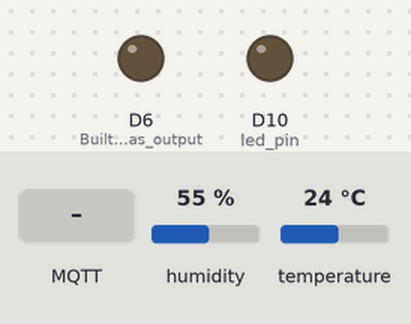
A sketch run on a simulated Arduino MKR. Shown: output pins drawn as LEDs (lit = HIGH). The test bench sets the inputs (shaded band); at power-on: humidity 55 %, temperature 24 °C. WiFi joins after 1.5 s; servers stay silent unless stated; no MQTT or app messages arrive unless stated; what the sketch prints to the serial monitor is not drawn.

Above: at 7.7 s.
7.8 s: MQTT message "ON" arrives on the first subscribed topic
At 9.0 s:
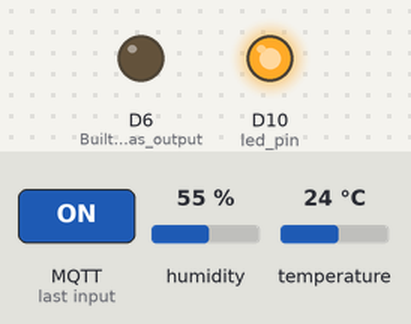
9.3 s: MQTT message "1" arrives on the first subscribed topic
At 10.2 s:
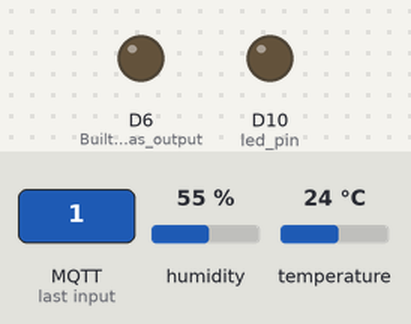
Timing chart, 0 to 12.3 s (numbered marks = the images above; inputs shaded):
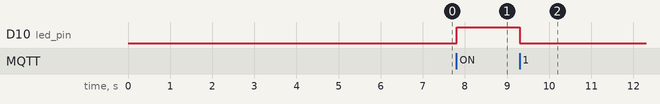

Measured:
- after the input at 7.8 s, D10 (led_pin): LOW → HIGH at once
- after the input at 9.3 s, D10 (led_pin): HIGH → LOW at once

The sketch:

Arduino_2.ino
```cpp
#include <SPI.h>
#include <ArduinoMqttClient.h>
#include <WiFiNINA.h>
#include <ArduinoBLE.h>
#include <Arduino_JSON.h>
#include "DHT.h"
#define DHTPIN 2
#define DHTTYPE DHT11
DHT dht(DHTPIN, DHTTYPE); //Pin connected to and type of DHT used

#include "wifi_cred.h"

WiFiClient wifiClient;
MqttClient mqttClient(wifiClient);
JSONVar tempObject;
BLECharacteristic pirCharacteristic;

///////please enter your sensitive data in the Secret tab/arduino_secrets.h
char ssid[] = SECRET_SSID;        // your network SSID (name)
char pass[] = SECRET_PASS;    // your network password (use for WPA, or use as key for WEP)
int status = WL_IDLE_STATUS;     // the WiFi radio's status
const int led_pin = 10; //LED device on pin 10
const char broker[] = "10.13.122.148"; // Address of the MQTT broker
const int  port     = 1883;
const char topic_status[] = "ToArduino/temp";
const char topic_temp[] = "ToArduino/temp_set";
const char topic_pir[] = "FromArduino/pir";
const char topic1[] = "ToHost/temp";
String msg = "";
int count =0;
int led_state = 0;
float set_temp = 27.0;  //Threshold Temperature
const long interval = 2000;
const long mqtt_check = 10000*12;
unsigned long previousMillis = 0;
unsigned long previousMillis1 = 0;
unsigned long previousMillis2 =0;
int mqtt_status;
int ble_status;
const int subscribeQos = 1; //QoS of the MQTT subscriber

void setup() {
  //Initialize serial and wait for port to open:
  Serial.begin(9600);
  //Both the arduino are tested without connecting to PC so below lines are commented
  /*
  while (!Serial) {
    wait for serial port to connect. Needed for native USB port only
  }*/
  // check for the WiFi module:
  if (WiFi.status() == WL_NO_MODULE) {
    Serial.println("Communication with WiFi module failed!");
    // don't continue
    while (true);
  }
  pinMode(led_pin, OUTPUT); //LED device pin set as output
  pinMode(LED_BUILTIN, OUTPUT); //Builtin led set as output
  digitalWrite(led_pin, LOW);
  wifi_ble(); //Function for Wifi or BLE
  dht.begin(); //start the DHT service
}

void loop() {
  float temp = dht.readTemperature(); //Reading temperature from DHT11
  float humidity = dht.readHumidity(); //Reading Humidity from DHT11
  unsigned long currentMillis = millis();
  if (currentMillis - previousMillis1 >= interval) { //printing the values on serial monnitor at regular intervals
    previousMillis1 = currentMillis;
    Serial.println(temp);
    Serial.println(humidity);
    //send_status(temp, humidity);
  }
  led_state = digitalRead(led_pin);
  if (isnan(humidity) || isnan(temp)) { //retuns if failed to read from the sensor
    Serial.println(F("Failed to read from DHT sensor!"));
    return;
  }
  if (temp >= set_temp && led_state==HIGH) { //Based on the threshlod value the connected device will be switched OFF
    digitalWrite(led_pin, LOW);
    //Serial.print("Heater Switched OFF");
  }
  if(mqttClient.connected()) //If MQTT client is connected below function is called
    mqtt_func(temp, humidity);
  else{
    if(ble_status=1){ //if ble is switched on peripheral_ble() is called
      //Serial.println("Entered");
      peripheral_ble();
    }
    else{
      WiFi.disconnect();
      delay(5000);
      wifi_ble(); //function called to try to make the MQTT connection again if not BLE
    }
    //unsigned long currentMillis = millis();
    //if (currentMillis - previousMillis1 >= mqtt_check){
     // previousMillis1 = currentMillis;
      //wifi_ble();
    //}
  }
}

void mqtt_func(float temp, float humidity){
  mqttClient.poll(); //TO keep alive the mqtt connection
  unsigned long currentMillis = millis();
  if (currentMillis - previousMillis >= interval) {
    previousMillis = currentMillis;
    send_status(temp, humidity); //Call the send_status function every 2 seconds
  }
}
void peripheral_ble(){
  BLEDevice peripheral = BLE.available();
  //if a peripheral device is available below details are printed
  if (peripheral) {
    // discovered a peripheral, print out address, local name, and advertised service
    Serial.print("Found ");
    Serial.print(peripheral.address());
    Serial.print(" '");
    Serial.print(peripheral.localName());
    Serial.print("' ");
    Serial.print(peripheral.advertisedServiceUuid());
    Serial.println();
  //
    Serial.println(peripheral.localName());
  if (peripheral.localName() != "PIR_status") { //compares the name of the pheripheral device
      return;
  }
  BLE.stopScan(); //stops scanning for devices
  if (peripheral.connect()) { //try to connect to the peripeheral arduino device
    Serial.println("Connected");
  }
  //checks for the attributes
  if (peripheral.discoverAttributes()) {
    Serial.println("Attributes discovered");
  }
  //pirCharacteristic = peripheral.characteristic("19B10001-E8F2-537E-4F6C-D104768A1214");
  ble_func(peripheral); //calls the function
  }
  BLE.scanForUuid("19B10000-E8F2-537E-4F6C-D104768A1214"); //if not connected to peripheral try to scan for BLE device
  delay(5000);
}
void ble_func(BLEDevice peripheral){
  Serial.println("Entered Ble func");
  //peripheral.connect();
  while(peripheral.connected()){ //while connected to the arduino device
  BLE.poll();//poll to keep the connection alive
  pirCharacteristic = peripheral.characteristic("19B10001-E8F2-537E-4F6C-D104768A1214"); //check for the pir characterisctic
  byte valued;
  pirCharacteristic.readValue(valued); //reads the characteristic value
  //Serial.println(valued);
  led_state = digitalRead(led_pin); //read the edn device status
  if (valued && (led_state == 0)){
    //Serial.println("entered");
    digitalWrite(led_pin, HIGH); // switches ON if PIR characteristic value is high and device is OFF
  }
  float temp = dht.readTemperature();
  float humidity = dht.readHumidity();
  if (temp >= set_temp && led_state==HIGH) {
    digitalWrite(led_pin, LOW);
    //Serial.print("Heater Switched OFF");
  }
  if (millis() - previousMillis2 >= 5*1000UL){
    previousMillis2 = millis();
    Serial.print("PIR satate of Arduino 1: ");
    Serial.print(valued);
    Serial.println("Temperature and Humidity Values: ");
    Serial.print(temp);
    Serial.print("C ");
    Serial.print(humidity);
  }
  /*if (millis() - previousMillis1 >= 3*60*1000UL)
  {
   Serial.println(WiFi.status());
   previousMillis1 = millis();  //get ready for the next iteration
   BLE.disconnect();
   BLE.end();
   delay(5000);
   wifi_ble();
  }*/
  }
  //if the connection is lost BLE starts scanning and peripheral_ble() function is called
  if (!peripheral.connected()) {
    BLE.scanForUuid("19B10000-E8F2-537E-4F6C-D104768A1214");
    peripheral_ble();
  }
}
void send_status(float temp, float humidity){
   bool retained = false;
   int qos = 1;
   bool dup = false;
   tempObject["ctemp"]=temp;
   tempObject["humidity"]=humidity;
   tempObject["stemp"]=set_temp;
   tempObject["status"]=digitalRead(led_pin);
   //Assigning the values of current temperature, humidity, threshold temperature, and device status to objcet and converting that object to json string
   String jsonString = JSON.stringify(tempObject);
   Serial.println(jsonString);
   mqttClient.beginMessage(topic1, jsonString.length(), retained, qos, dup); //Starting publishing to the topic with QoS 1
   mqttClient.print(jsonString); //publishing the message
   mqttClient.endMessage(); //end of message
}

void wifi_ble(){
  // attempt to connect to WiFi network:
  while (status != WL_CONNECTED) {
    Serial.print("Attempting to connect to WPA SSID: ");
    Serial.println(ssid);
    // Connect to WPA/WPA2 network:
    Serial.println(status);
    status = WiFi.begin(ssid, pass);
    // wait 10 seconds for connection:
    delay(5000);
  }
  // you're connected now, so print out the data:
  Serial.print("You're connected to the network");
  printWifiData();
  mqttClient.setUsernamePassword(Mqtt_User, Mqtt_Pass); //setting the username and password for making connection to broker
  if (!mqttClient.connect(broker, port)) { //try to connect to MQTT broker
    //WiFi.disconnect();
    //if connection failed wifi is stopped and BLE is started
    delay(2000);
    WiFi.end();
    status = WL_IDLE_STATUS;
    Serial.print("MQTT connection failed! Error code = ");
    Serial.println(mqttClient.connectError());
    delay(2000);
    BLE.begin(); //BLE is started
    digitalWrite(LED_BUILTIN, HIGH); //Built in LED is set to high if BLE is started
    //BLE.setEventHandler(BLEDiscovered, ble_func);
    Serial.println("Bluetooth® Low Energy Service started");
    BLE.scanForUuid("19B10000-E8F2-537E-4F6C-D104768A1214");//BLE scans for the defined UUID
    delay(5000); //delay for scanning and setting up
    //peripheral_ble();
    ble_status = 1;
    mqtt_status =0;
    //Serial.println("Connected to UUID");
  }
  else{
    //if mqtt connection was successful
    mqtt_status = 1;
    ble_status = 0;
    digitalWrite(LED_BUILTIN, LOW);
    Serial.println("You're connected to the MQTT broker!");
    Serial.println();
    Serial.print("Subscribing to topics: ");
    Serial.println();
    mqttClient.onMessage(onMqttMessage); //callback function when a message is recieved
    // subscribe to below topc with QoS 1
    mqttClient.subscribe(topic_status, subscribeQos);
    mqttClient.subscribe(topic_temp, subscribeQos);
    mqttClient.subscribe(topic_pir, subscribeQos);
  }
}
void onMqttMessage(int messageSize){
    String recieved = mqttClient.messageTopic();
    // we received a message, print out the topic and contents
    Serial.print("Received a message with topic '");
    Serial.print(recieved);
    Serial.print("', length ");
    Serial.print(messageSize);
    Serial.println(" bytes:");
    Serial.print(mqttClient.messageQoS());
    // use the Stream interface to print the contents
    while (mqttClient.available()) {
      msg= msg+(char)mqttClient.read();
    }
    //Device subscribes to three topics based on the topics decisions are made
    if (recieved == topic_status){//topic to control the end device
      if(msg == "ON") {
        digitalWrite(led_pin, HIGH);
      }else {
        digitalWrite(led_pin, LOW);
      }
    }
    //topic to set the threshold temperature
    else if (recieved == topic_temp){
      set_temp = msg.toFloat();
      Serial.println(msg);
    }
    //topic for Arduino 1 communication to set the device high
    else if(recieved == topic_pir){
      if(msg == "1")
        digitalWrite(led_pin, HIGH);
    }
    msg="";
}

void printWifiData() {
  // print your board's IP address:
  IPAddress ip = WiFi.localIP();
  Serial.print("IP Address: ");
  Serial.println(ip);
  // print the SSID of the network you're attached to:
  Serial.print("SSID: ");
  Serial.println(WiFi.SSID());
}
```

wifi_cred.h
```cpp
#define SECRET_SSID "YOUR_WIFI_SSID"
#define SECRET_PASS "YOUR_WIFI_PASSWORD"
#define Mqtt_User "MQTT_Borker_Username"
#define Mqtt_Pass "MQTT_Broker_Password"
```
